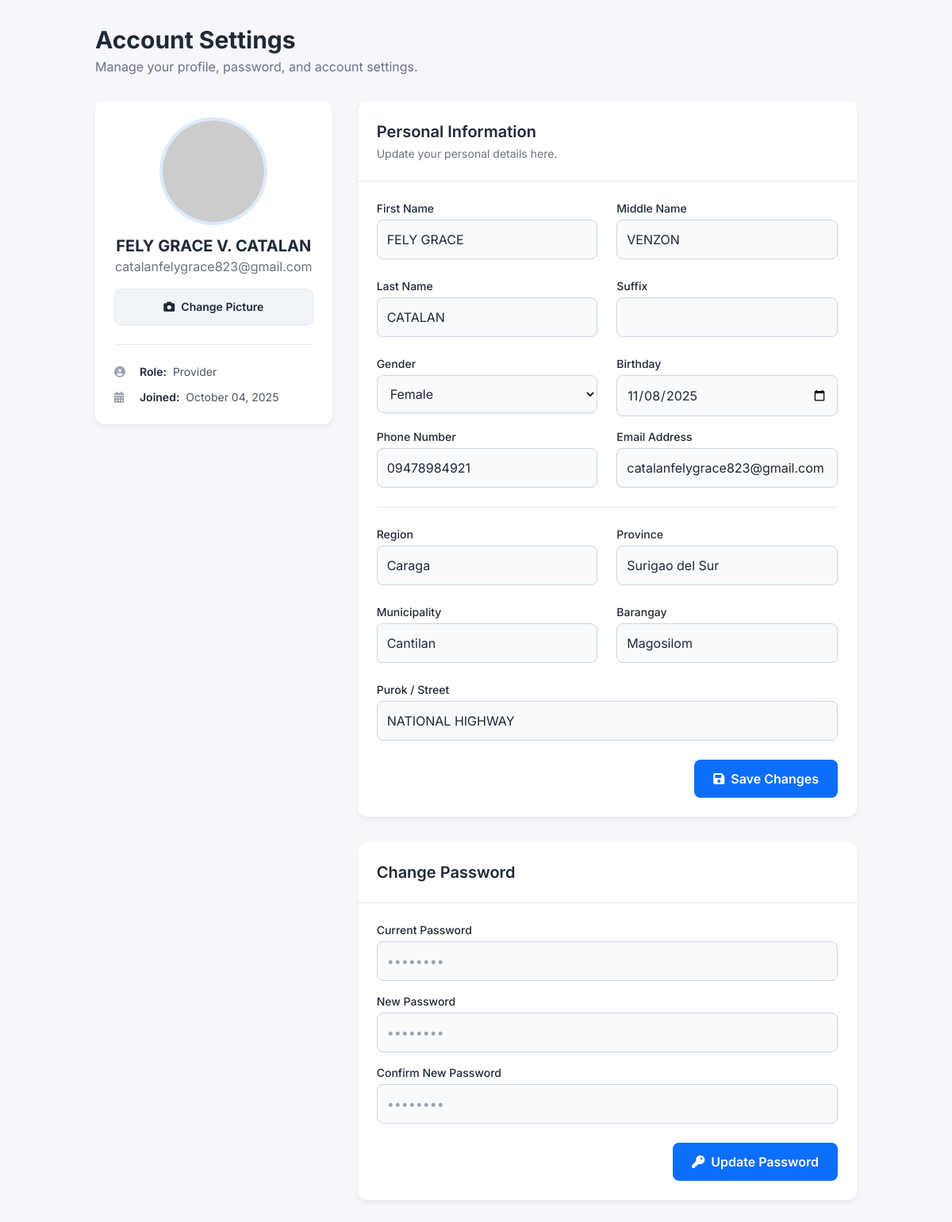
The page /content/profile.php (signed in) on the database its author committed.
### tables this page shows
CREATE TABLE `users` (
  `id` int(11) NOT NULL,
  `first_name` varchar(100) NOT NULL,
  `middle_name` varchar(100) DEFAULT NULL,
  `last_name` varchar(100) NOT NULL,
  `suffix` varchar(50) DEFAULT NULL,
  `gender` enum('Male','Female','Other') NOT NULL,
  `birthday` date NOT NULL,
  `phone_number` varchar(20) NOT NULL,
  `email` varchar(150) NOT NULL,
  `region` varchar(150) NOT NULL,
  `province` varchar(150) NOT NULL,
  `municipality` varchar(150) NOT NULL,
  `barangay` varchar(150) DEFAULT NULL,
  `purok` varchar(150) DEFAULT NULL,
  `role` enum('client','provider') NOT NULL,
  `password` varchar(255) NOT NULL,
  `verification_code` varchar(255) DEFAULT NULL,
  `confirmation_token` varchar(255) DEFAULT NULL,
  `token_expires_at` datetime DEFAULT NULL,
  `reset_token` varchar(255) DEFAULT NULL,
  `reset_token_expiry` datetime DEFAULT NULL,
  `verification_token` varchar(255) DEFAULT NULL,
  `is_verified` tinyint(1) DEFAULT 0,
  `created_at` timestamp NOT NULL DEFAULT current_timestamp(),
  `user_rules` int(11) NOT NULL,
  `profile_image` text NOT NULL
);

### content/profile.php (the view, shortened to what this page needs)
<?php
require_once '../db.php';
$user_id = $_SESSION['user_id'];
$user = null;
$stmt = $conn->prepare("SELECT first_name, middle_name, last_name, suffix, gender, birthday, phone_number, email, region, province, municipality, barangay, purok, role, created_at, user_rules, profile_image FROM users WHERE id = ?");
$stmt->bind_param("i", $user_id);
$stmt->execute();
$result = $stmt->get_result();
if ($result->num_rows > 0) {
    $user = $result->fetch_assoc();
} else {
    echo "Error: User not found.";
    exit;
}
$full_name = htmlspecialchars($user['first_name']);
if (!empty($user['middle_name'])) {
    $full_name .= ' ' . htmlspecialchars(substr($user['middle_name'], 0, 1)) . '.';
}
$full_name .= ' ' . htmlspecialchars($user['last_name']);
$user_role = ucfirst(htmlspecialchars($user['role']));
if (!empty($user['profile_image'])) {
    $profile_pic_path = "uploads/profile_pictures/" . htmlspecialchars($user['profile_image']);
    $profile_pic = file_exists($profile_pic_path) ? $profile_pic_path : 'https://i.pravatar.cc/150?u=' . htmlspecialchars($user['email']);
} else {
    $profile_pic = 'https://i.pravatar.cc/150?u=' . htmlspecialchars($user['email']);
}
?>
<!DOCTYPE html>
<html lang="en">
<head>
    <script src="https://cdn.tailwindcss.com"></script>
    <link rel="stylesheet" href="https://cdnjs.cloudflare.com/ajax/libs/font-awesome/6.4.0/css/all.min.css">
</head>
<body class="text-gray-800">
    <div class="container mx-auto p-4 sm:p-6 lg:p-8">
        <div class="mb-8">
            <h1 class="text-3xl font-bold text-gray-800">Account Settings</h1>
            <p class="text-gray-500 mt-1">Manage your profile, password, and account settings.</p>
        </div>
        <div class="grid grid-cols-1 lg:grid-cols-3 gap-8">
            <div class="lg:col-span-1">
                <div class="card p-6 text-center flex flex-col items-center">
                    <img src="<?php echo $profile_pic; ?>" alt="User Avatar" class="h-32 w-32 rounded-full object-cover mb-4 ring-4 ring-blue-100">
                    <h2 class="text-xl font-bold"><?php echo $full_name; ?></h2>
                    <p class="text-gray-500 mb-4"><?php echo htmlspecialchars($user['email']); ?></p>
                    <button id="changePicBtn" class="btn btn-secondary w-full text-sm">
                        <i class="fas fa-camera mr-2"></i> Change Picture
                    </button>
                    <div class="w-full border-t my-6"></div>
                    <div class="text-left w-full space-y-3">
                         <div class="flex items-center text-sm"><i class="fas fa-user-circle w-5 mr-3 text-gray-400"></i><span class="font-semibold mr-2">Role:</span><span class="text-gray-600"><?php echo $user_role; ?></span></div>
                         <div class="flex items-center text-sm"><i class="fas fa-calendar-alt w-5 mr-3 text-gray-400"></i><span class="font-semibold mr-2">Joined:</span><span class="text-gray-600"><?php echo date("F d, Y", strtotime($user['created_at'])); ?></span></div>
                    </div>
                </div>
            </div>
            <div class="lg:col-span-2 space-y-8">
                <div class="card">
                    <div class="border-b p-6"><h3 class="text-xl font-semibold">Personal Information</h3><p class="text-sm text-gray-500 mt-1">Update your personal details here.</p></div>
                    <form action="save_changes.php" method="POST" class="p-6">
                        <div class="grid grid-cols-1 md:grid-cols-2 gap-6 mb-4">
                            <div><label for="first_name" class="block text-sm font-medium mb-1">First Name</label><input type="text" id="first_name" name="first_name" class="form-input" value="<?php echo htmlspecialchars($user['first_name']); ?>"></div>
                            <div><label for="middle_name" class="block text-sm font-medium mb-1">Middle Name</label><input type="text" id="middle_name" name="middle_name" class="form-input" value="<?php echo htmlspecialchars($user['middle_name'] ?? ''); ?>"></div>
                            <div><label for="last_name" class="block text-sm font-medium mb-1">Last Name</label><input type="text" id="last_name" name="last_name" class="form-input" value="<?php echo htmlspecialchars($user['last_name']); ?>"></div>
                             <div><label for="suffix" class="block text-sm font-medium mb-1">Suffix</label><input type="text" id="suffix" name="suffix" class="form-input" value="<?php echo htmlspecialchars($user['suffix'] ?? ''); ?>"></div>
                             <div><label for="gender" class="block text-sm font-medium mb-1">Gender</label>
                                <select id="gender" name="gender" class="form-input">
                                    <option value="Female" <?php if($user['gender'] == 'Female') echo 'selected'; ?>>Female</option>
                                </select>
                            </div>
                            <div><label for="birthday" class="block text-sm font-medium mb-1">Birthday</label><input type="date" id="birthday" name="birthday" class="form-input" value="<?php echo htmlspecialchars($user['birthday']); ?>"></div>
                        </div>
                        <div class="grid grid-cols-1 md:grid-cols-2 gap-6 mb-4">
                             <div><label for="phone_number" class="block text-sm font-medium mb-1">Phone Number</label><input type="tel" id="phone_number" name="phone_number" class="form-input" value="<?php echo htmlspecialchars($user['phone_number'] ?? ''); ?>"></div>
                             <div><label for="email" class="block text-sm font-medium mb-1">Email Address</label><input type="email" id="email" name="email" class="form-input" value="<?php echo htmlspecialchars($user['email']); ?>"></div>
                        </div>
                        <div class="border-t my-6"></div>
                        <div class="grid grid-cols-1 md:grid-cols-2 gap-6 mb-6">
                            <div><label for="region" class="block text-sm font-medium mb-1">Region</label><input type="text" id="region" name="region" class="form-input" value="<?php echo htmlspecialchars($user['region'] ?? ''); ?>"></div>
                            <div><label for="province" class="block text-sm font-medium mb-1">Province</label><input type="text" id="province" name="province" class="form-input" value="<?php echo htmlspecialchars($user['province'] ?? ''); ?>"></div>
                            <div><label for="municipality" class="block text-sm font-medium mb-1">Municipality</label><input type="text" id="municipality" name="municipality" class="form-input" value="<?php echo htmlspecialchars($user['municipality'] ?? ''); ?>"></div>
                            <div><label for="barangay" class="block text-sm font-medium mb-1">Barangay</label><input type="text" id="barangay" name="barangay" class="form-input" value="<?php echo htmlspecialchars($user['barangay'] ?? ''); ?>"></div>
                            <div class="md:col-span-2"><label for="purok" class="block text-sm font-medium mb-1">Purok / Street</label><input type="text" id="purok" name="purok" class="form-input" value="<?php echo htmlspecialchars($user['purok'] ?? ''); ?>"></div>
                        </div>
                        <div class="flex justify-end"><button type="submit" class="btn btn-primary"><i class="fas fa-save mr-2"></i> Save Changes</button></div>
                    </form>
                </div>
                <div class="card">
                     <div class="border-b p-6"><h3 class="text-xl font-semibold">Change Password</h3></div>
                     <form action="update_password.php" method="POST" class="p-6">
                        <div class="space-y-4 mb-6">
                            <div><label for="current_password" class="block text-sm font-medium mb-1">Current Password</label><input type="password" id="current_password" name="current_password" class="form-input" placeholder="••••••••" required></div>
                            <div><label for="new_password" class="block text-sm font-medium mb-1">New Password</label><input type="password" id="new_password" name="new_password" class="form-input" placeholder="••••••••" required></div>
                            <div><label for="confirm_password" class="block text-sm font-medium mb-1">Confirm New Password</label><input type="password" id="confirm_password" name="confirm_password" class="form-input" placeholder="••••••••" required></div>
                        </div>
                         <div class="flex justify-end"><button type="submit" class="btn btn-primary"><i class="fas fa-key mr-2"></i> Update Password</button></div>
                     </form>
                </div>
            </div>
        </div>
    </div>
</body>
</html>

### content/profile.php (style rules this page uses)
:root { --primary: #0D6EFD; --primary-dark: #0B5ED7; --gray-100: #f1f5f9; }
body { font-family: 'Inter', sans-serif; background-color: #f5f7fa; }
.form-input { width: 100%; padding: 0.75rem; border-radius: 8px; border: 1px solid #cbd5e1; background-color: #f8fafc; transition: all 0.2s ease; }
.btn { padding: 0.75rem 1.5rem; border-radius: 8px; font-weight: 600; cursor: pointer; transition: all 0.2s ease; display: inline-flex; align-items: center; justify-content: center; }
.btn-primary { background-color: var(--primary); color: white; }
.btn-secondary { background-color: var(--gray-100); color: var(--gray-800); border: 1px solid #e2e8f0; }
.card { background: white; border-radius: 12px; box-shadow: 0 4px 6px rgba(0, 0, 0, 0.05); }

### rows shown on the page
users: full_name "FELY GRACE V. CATALAN", email "catalanfelygrace823@gmail.com", role "Provider", created_at "October 04, 2025", first_name "FELY GRACE", middle_name "VENZON", last_name "CATALAN", gender "Female", birthday "11/08/2025", phone_number "09478984921", region "Caraga", province "Surigao del Sur", municipality "Cantilan", barangay "Magosilom", purok "NATIONAL HIGHWAY"
